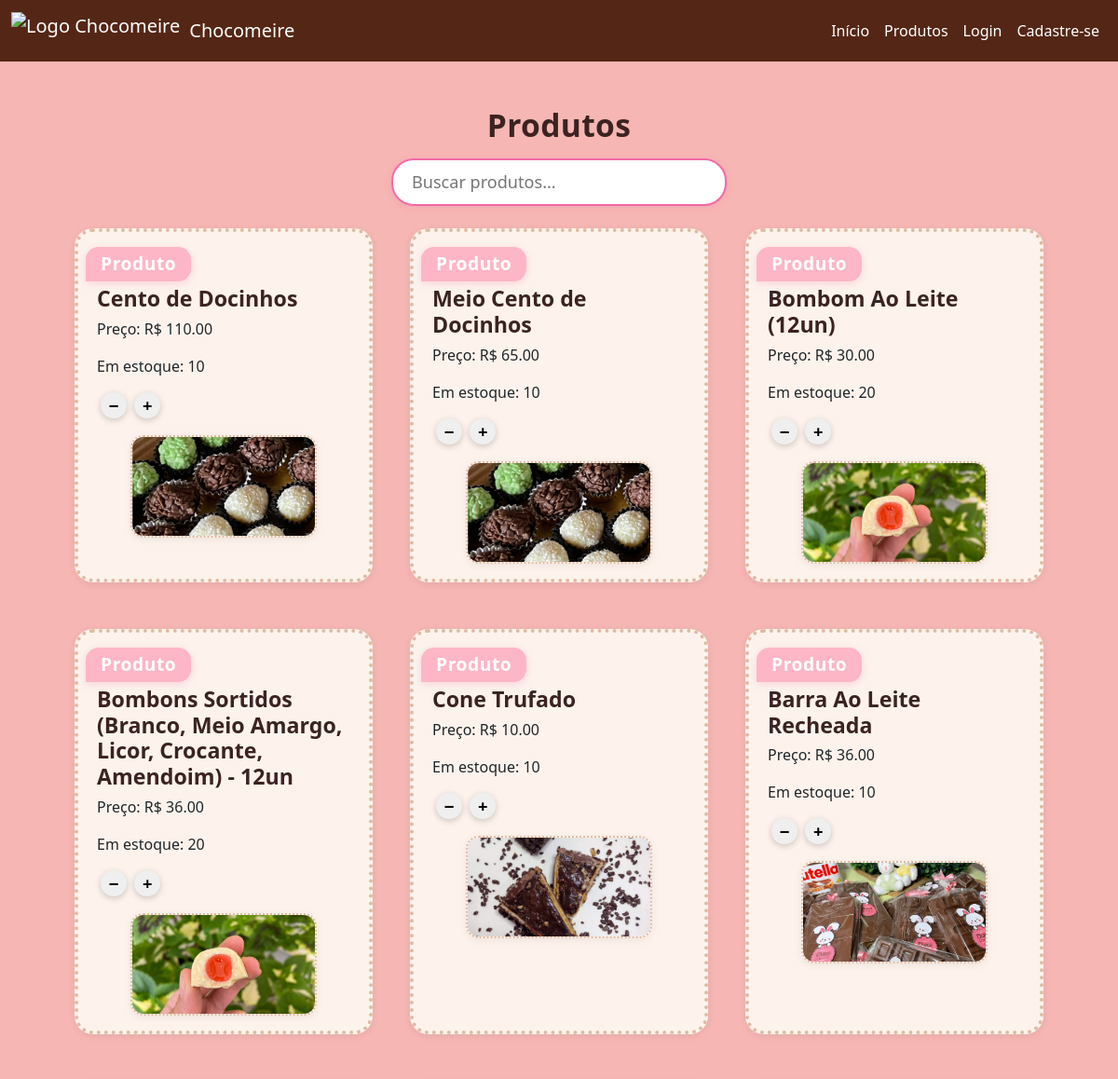
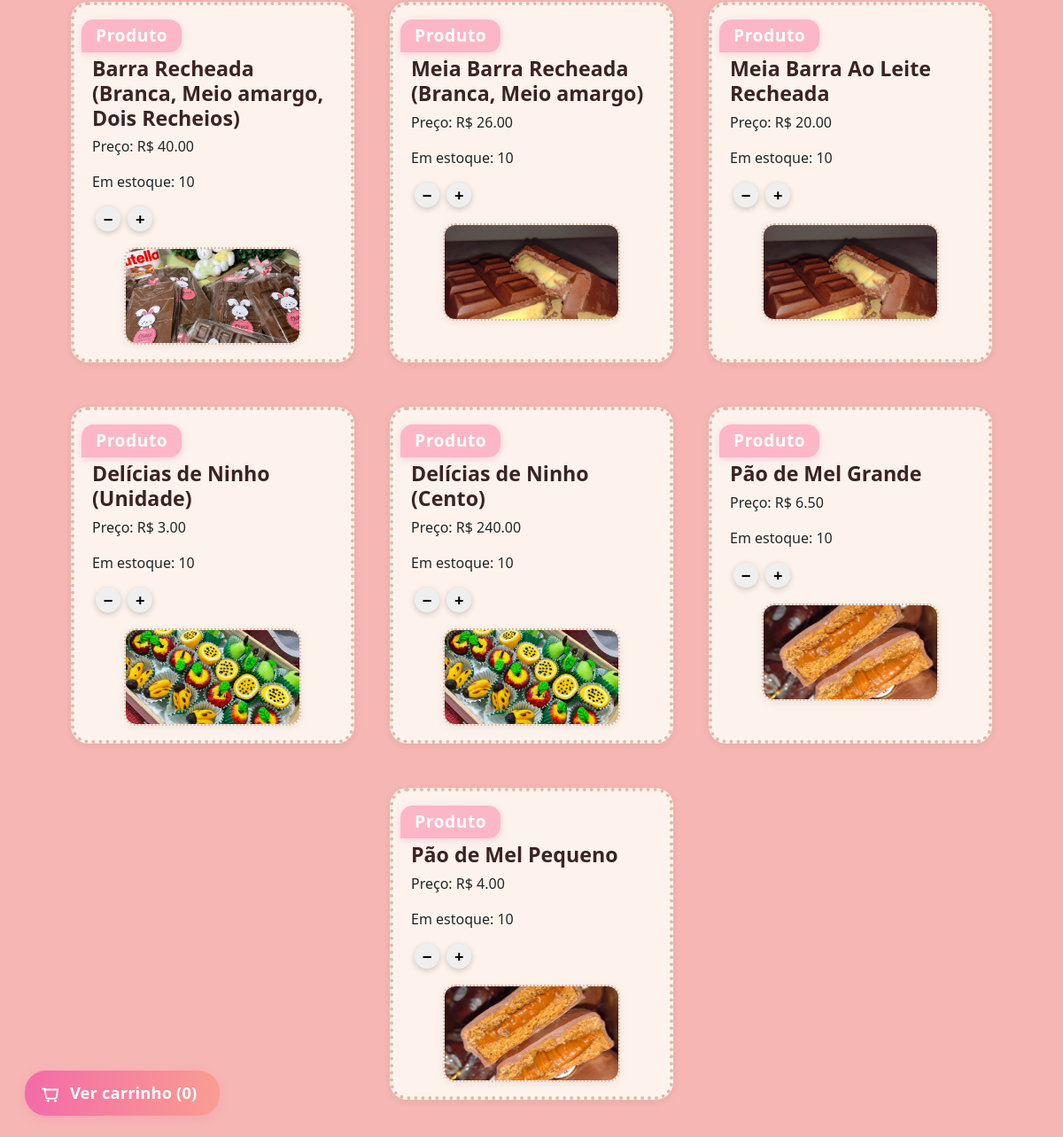
/produtos, run on the app's committed database (2 pictures, top to bottom).
### models/produto.py (models this page shows, shortened)
class Produto(db.Model):
    id = db.Column(db.Integer, primary_key=True)
    nome = db.Column(db.String(100), nullable=False)
    preco = db.Column(db.Float, nullable=False)
    estoque = db.Column(db.Integer, nullable=False)
    imagem = db.Column(db.String(200), nullable=True)

### app.py (the view)
@app.route('/produtos')
def produtos():
    usuario = get_usuario_logado()
    produtos = Produto.query.all()
    return render_template('produtos.html', usuario=usuario, produtos=produtos)

### app.py (called while the page is built)
def get_usuario_logado():
    if 'usuario_id' in session:
        return db.session.get(User, session['usuario_id'])
    return None

### templates/produtos.html (shortened to what this page needs)
{% extends 'base.html' %}
{% block content %}
<div class="container text-center mt-5">
    <h2 class="titulo-centralizado">Produtos</h2>
    <div class="search-bar-container">
        <input type="text" id="search-input" class="search-bar" placeholder="Buscar produtos..." onkeyup="filtrarProdutos()"/>
    </div>
    <div class="produtos-lista">
        {% for produto in produtos %}
        <div class="produto-card-grande">
            <div class="produto-info-grande">
                <span class="tag-produto">Produto</span>
                <h3>{{ produto.nome }}</h3>
                <p>Preço: R$ {{ "%.2f"|format(produto.preco) }}</p>
                <p>Em estoque: {{ produto.estoque }}</p>
                <button class="btn-menor" onclick="removeFromCart('{{ produto.id }}')">−</button>
                <button class="btn-menor" onclick="addToCart('{{ produto.id }}')">+</button>
            </div>
            {% if produto.imagem %}
            <div class="imagem-e-botoes-centralizada">
                <img src="{{ url_for('static', filename=produto.imagem) }}" alt="{{ produto.nome }}" class="imagem-produto-grande">
            </div>
            {% endif %}
        </div>
        {% endfor %}
    </div>
    <a href="{{ url_for('carrinho') }}" class="carrinho-link-produtos" id="cart-fab">
        Ver carrinho (<span id="cart-qty">0</span>)
    </a>
</div>
{% endblock %}

### static/style.css (style rules this page uses)
body { background-color: #f6b6b3; font-family: 'Segoe UI', Arial, sans-serif; margin: 0; padding: 0; }
.titulo-centralizado { text-align: center; margin-top: 18px; margin-bottom: 16px; font-size: 2.1rem; font-weight: 700; letter-spacing: 0.01em; color: #3b2321; }
.search-bar-container { display: flex; justify-content: center; margin-bottom: 24px; margin-top: 8px; }
.search-bar { width: 360px; max-width: 90vw; padding: 10px 20px; border-radius: 24px; border: 2px solid #f36aa8; font-size: 1.13rem; box-shadow: 0 2px 8px #f36aa830; outline: none; background: #fff; color: #3b2321; transition: border 0.2s, box-shadow 0.2s; }
.produtos-lista { display: flex; flex-wrap: wrap; gap: 40px; justify-content: center; margin-top: 16px; margin-bottom: 32px; }
.produto-card-grande { background: #fdf3ec; border-radius: 20px; border: 4px dotted #e0bba5; box-shadow: 0 2px 10px #0001; padding: 16px 20px; width: 320px; max-width: 98vw; display: flex; flex-direction: column; align-items: stretch; transition: box-shadow 0.2s; margin-bottom: 10px; box-sizing: border-box; }
.produto-info-grande { text-align: left; margin-bottom: 8px; }
.produto-info-grande h2, .produto-info-grande h3 { margin: 0 0 6px 0; font-size: 1.45rem; font-weight: 700; color: #3b2321; }
.btn-menor { width: 28px; height: 28px; font-size: 1.15rem; font-weight: bold; border-radius: 50%; border: none; box-shadow: 0 2px 7px #0003; display: inline-flex; align-items: center; justify-content: center; line-height: 28px; cursor: pointer; z-index: 2; transition: background 0.2s, color 0.2s; padding: 0; margin-left: 4px; }
.imagem-e-botoes-centralizada { display: flex; justify-content: center; margin-top: 10px; }
.imagem-produto-grande { width: 200px; height: 110px; border-radius: 14px; border: 2.5px dotted #e0bba5; background: #fdf3ec; box-shadow: 0 2px 10px #0001; object-fit: cover; display: block; }
.carrinho-link-produtos { display: inline-block; background: linear-gradient(90deg, #f36aa8 0%, #fa9d91 100%); color: #fff !important; font-weight: 600; padding: 12px 26px 12px 18px; border-radius: 24px; text-decoration: none; box-shadow: 0 4px 12px #f36aa830; font-size: 1.14rem; transition: background 0.2s, box-shadow 0.2s, transform 0.1s; position: fixed; left: 28px; bottom: 24px; z-index: 999; border: none; outline: none; cursor: pointer; letter-spacing: 0.01em; }
.carrinho-link-produtos svg { vertical-align: middle; margin-right: 6px; }
.tag-produto { display: inline-block; background: #fdb6c6; color: #fff; font-weight: 700; font-size: 1.2rem; border-radius: 14px 14px 14px 0; padding: 4px 16px; margin-bottom: 5px; margin-left: -12px; box-shadow: 0 2px 8px #f36aa840; letter-spacing: 0.03em; }

### data on the page
Produto: nome "Cento de Docinhos", preco "110.00", estoque "10", imagem (picture)
Produto: nome "Meio Cento de Docinhos", preco "65.00", estoque "10", imagem (picture)
Produto: nome "Bombom Ao Leite (12un)", preco "30.00", estoque "20", imagem (picture)
Produto: nome "Bombons Sortidos (Branco, Meio Amargo, Licor, Crocante, Amendoim) - 12un", preco "36.00", estoque "20", imagem (picture)
Produto: nome "Cone Trufado", preco "10.00", estoque "10", imagem (picture)
Produto: nome "Barra Ao Leite Recheada", preco "36.00", estoque "10", imagem (picture)
Produto: nome "Barra Recheada (Branca, Meio amargo, Dois Recheios)", preco "40.00", estoque "10", imagem (picture)
Produto: nome "Meia Barra Recheada (Branca, Meio amargo)", preco "26.00", estoque "10", imagem (picture)
Produto: nome "Meia Barra Ao Leite Recheada", preco "20.00", estoque "10", imagem (picture)
Produto: nome "Delícias de Ninho (Unidade)", preco "3.00", estoque "10", imagem (picture)
Produto: nome "Delícias de Ninho (Cento)", preco "240.00", estoque "10", imagem (picture)
Produto: nome "Pão de Mel Grande", preco "6.50", estoque "10", imagem (picture)
Produto: nome "Pão de Mel Pequeno", preco "4.00", estoque "10", imagem (picture)
